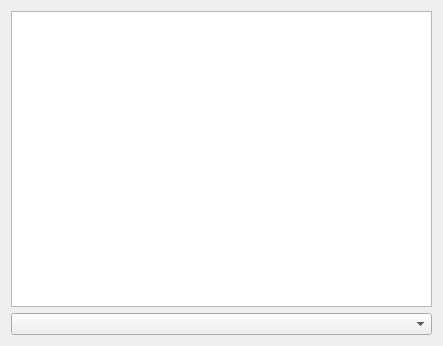
<?xml version="1.0" encoding="UTF-8"?>
<ui version="4.0">
 <class>TraceabilityView</class>
 <widget class="QWidget" name="TraceabilityView">
  <property name="geometry">
   <rect>
    <x>0</x>
    <y>0</y>
    <width>443</width>
    <height>346</height>
   </rect>
  </property>
  <property name="sizePolicy">
   <sizepolicy hsizetype="Expanding" vsizetype="Expanding">
    <horstretch>90</horstretch>
    <verstretch>0</verstretch>
   </sizepolicy>
  </property>
  <property name="windowTitle">
   <string>Form</string>
  </property>
  <layout class="QVBoxLayout" name="verticalLayout">
   <item>
    <widget class="QTableView" name="tableView">
     <property name="sizePolicy">
      <sizepolicy hsizetype="Expanding" vsizetype="Expanding">
       <horstretch>90</horstretch>
       <verstretch>0</verstretch>
      </sizepolicy>
     </property>
    </widget>
   </item>
   <item>
    <widget class="QComboBox" name="comboBox"/>
   </item>
  </layout>
 </widget>
 <resources/>
 <connections/>
</ui>
